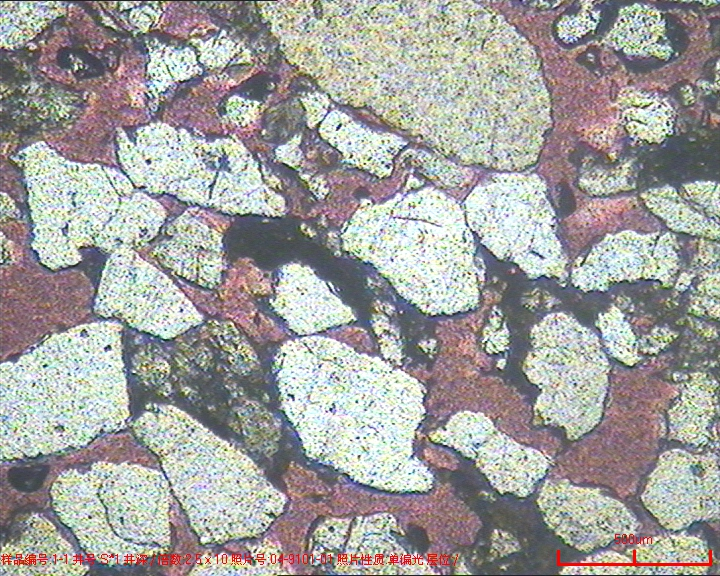
#> input picture data/2/1.jpg, 720 x 576 px, found by its file name
$ python objects_counting.py
#> lines starting #> are read from the running program, lines starting #| are printed output that depends on the picture; after the words box and inside, x2 and y2 are one past the last pixel; in counts of white or black regions, pixels touching at a corner belong together
# -*- coding: utf-8 -*-
# @Time : 2020/3/25 上午10:11
# @Author : LuoLu
# @FileName: objects_counting.py
# @Software: PyCharm
# @Github ：https://github.com/luolugithub
# @E-mail ：argluolu@gmail.com

import cv2 as cv
import matplotlib
import numpy as np
import matplotlib.pyplot as plt

matplotlib.use('TkAgg')

path = "data/zhutibp_cui0326/1.jpg"
original = cv.imread(path)
#> original is the input picture: shape (576, 720, 3); mean B, G, R 158.5, 161.2, 162.5
# Convert image in grayscale
gray_im = cv.cvtColor(original, cv.COLOR_BGR2GRAY)
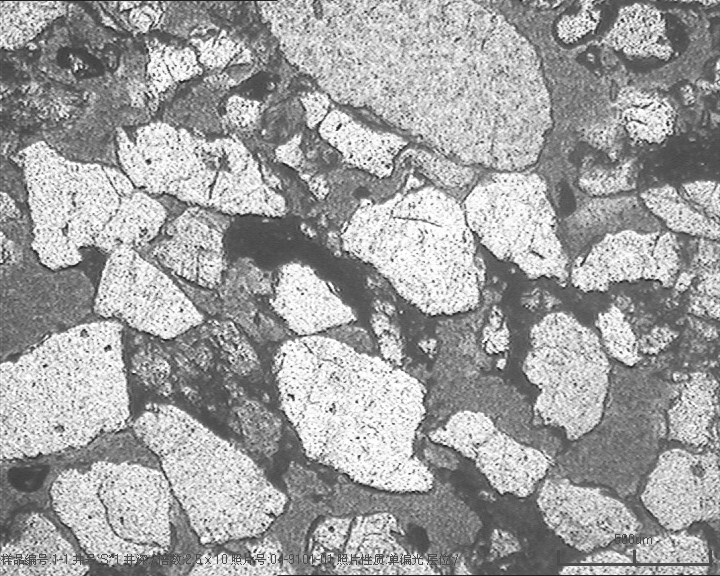
#> gray_im: shape (576, 720); min 25, max 255, mean 161.3
plt.figure(1, figsize=(8, 8))
plt.tight_layout()
plt.subplot(221)
plt.title('Grayscale image')
plt.imshow(gray_im, cmap="gray", vmin=0, vmax=255)

# Contrast adjusting with gamma correction y = 1.2

gray_correct = np.array(255 * (gray_im / 255) ** 1.2, dtype='uint8')
plt.subplot(222)
plt.title('Gamma Correction y= 1.2')
plt.imshow(gray_correct, cmap="gray", vmin=0, vmax=255)
# Contrast adjusting with histogramm equalization
gray_equ = cv.equalizeHist(gray_im)
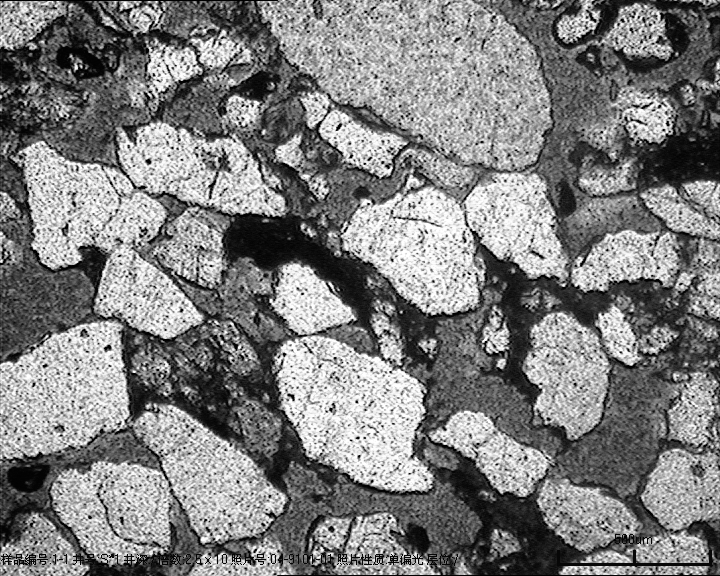
#> gray_equ: shape (576, 720); min 0, max 255, mean 128.3
plt.tight_layout()
plt.subplot(223)
plt.title('Histogram equilization')
plt.imshow(gray_correct, cmap="gray", vmin=0, vmax=255)
# plt.show()

# Local adaptative threshold

thresh = cv.adaptiveThreshold(gray_correct, 255, cv.ADAPTIVE_THRESH_GAUSSIAN_C, cv.THRESH_BINARY, 255, 0)
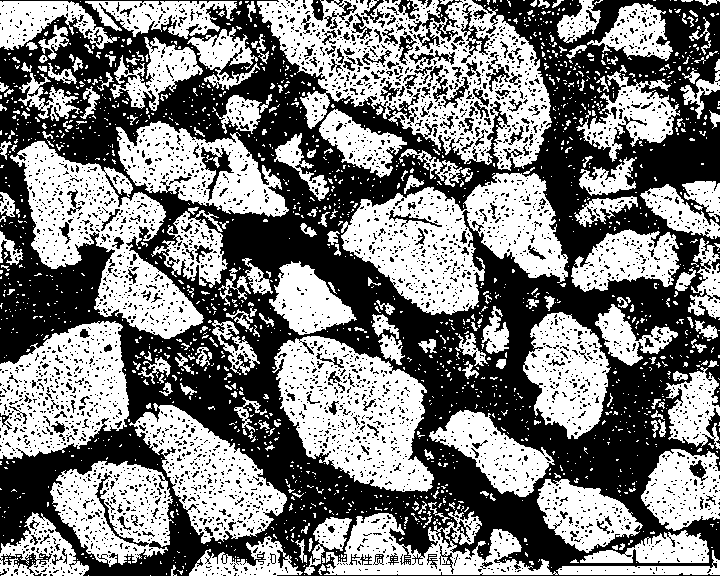
#> thresh: shape (576, 720); 49.4% white; 1735 white regions (1532 under 20 px), largest, box (x1, y1, x2, y2) and area: (257, 0, 552, 171) 22486, (341, 173, 568, 315) 16741, (272, 336, 434, 492) 14476
thresh = cv.bitwise_not(thresh)
plt.subplot(224)
plt.title('Local adapatative Threshold')
plt.imshow(thresh, cmap="gray", vmin=0, vmax=255)
# plt.show()

# Dilatation et erosion
kernel = np.ones((0, 0), np.uint8)
img_dilation = cv.dilate(thresh, kernel, iterations=1)
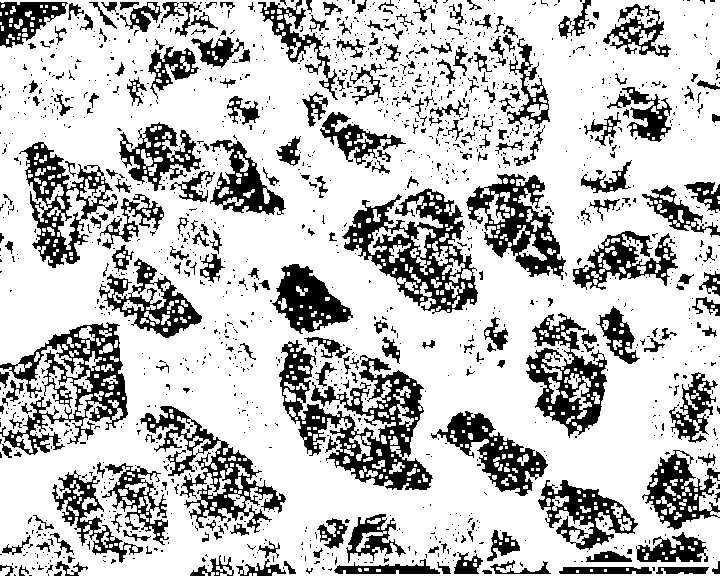
#> img_dilation: shape (576, 720); 75.5% white; 1477 black regions (1208 under 20 px), largest, box (x1, y1, x2, y2) and area: (279, 340, 433, 490) 7843, (342, 188, 478, 314) 6284, (0, 322, 128, 455) 5423
img_erode = cv.erode(img_dilation, kernel, iterations=1)
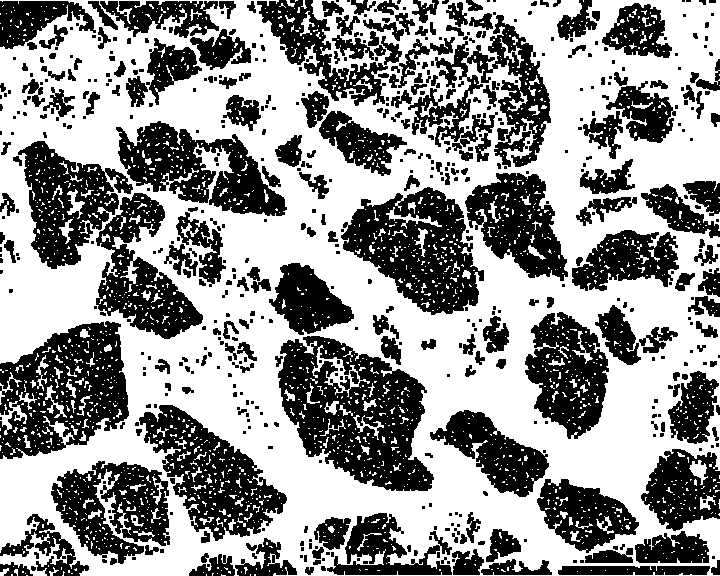
#> img_erode: shape (576, 720); 57.3% white; 589 black regions (325 under 20 px), largest, box (x1, y1, x2, y2) and area: (278, 336, 434, 491) 13558, (0, 321, 129, 459) 10679, (341, 187, 484, 315) 9840
# clean all noise after dilatation and erosion
img_erode = cv.medianBlur(img_erode, 1)
plt.figure(2, figsize=(8, 8))
plt.subplot(221)
plt.title('Dilatation + erosion')
plt.imshow(img_erode, cmap="gray", vmin=0, vmax=255)
# plt.show()
# Labeling

ret, labels = cv.connectedComponents(img_erode, labels=0)
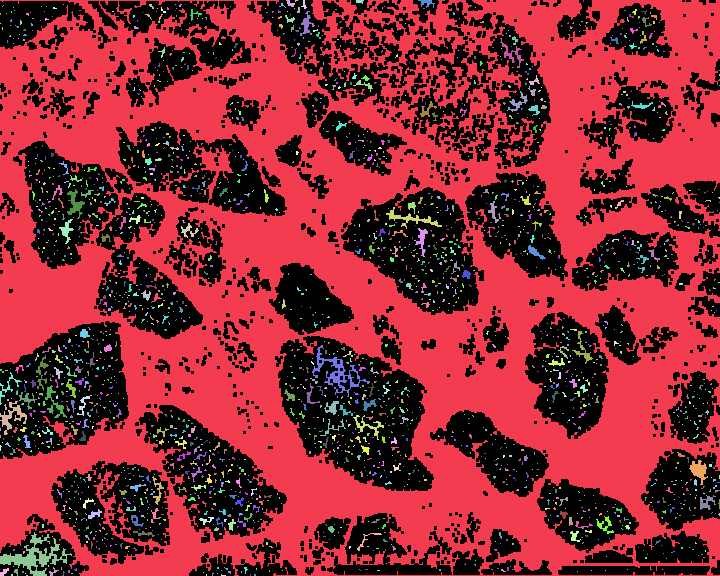
#> labels: shape (576, 720) int32; 2161 distinct labels, from 0 to 2160; one colour per label, 0 black
#> ret = 2161
connectivity = 8  # You need to choose 4 or 8 for connectivity type
output = cv.connectedComponentsWithStats(thresh, connectivity, cv.CV_32S)
# print('ret:', ret)
print('labels:', labels)
#> (printed output is left out)
label_hue = np.uint8(255 * labels / np.max(labels))
blank_ch = 255 * np.zeros_like(label_hue)
labeled_img = cv.merge([label_hue, blank_ch, blank_ch])
labeled_img = cv.cvtColor(labeled_img, cv.COLOR_HSV2BGR)
#> labeled_img: shape (576, 720, 3); every value is 0
labeled_img[label_hue == 255] = 255
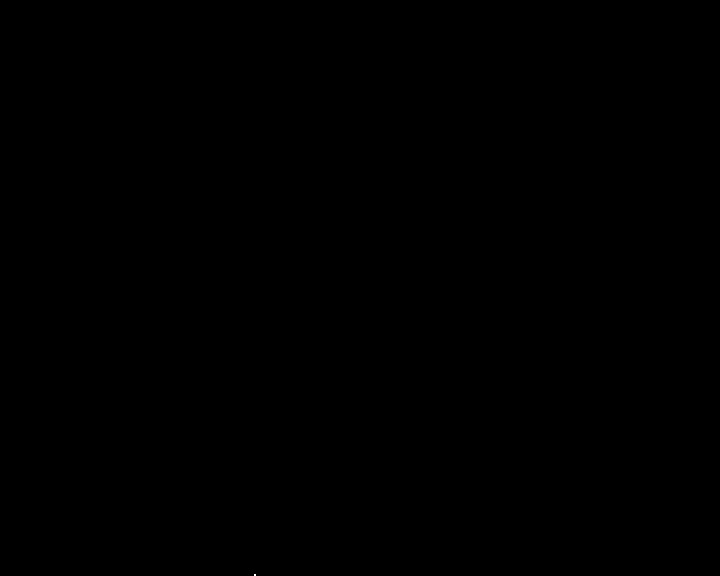
#> labeled_img: shape (576, 720, 3); 0% white in thin lines or dots, all inside (x1, y1, x2, y2) = (254, 574, 256, 576)

plt.subplot(222)
plt.title('Objects counted:' + str(ret - 1))
plt.imshow(labeled_img)
print('objects number is:', ret - 1)
#| objects number is: 2160
plt.show()

$ run again, with data/2/119.jpg copied over data/2/1.jpg
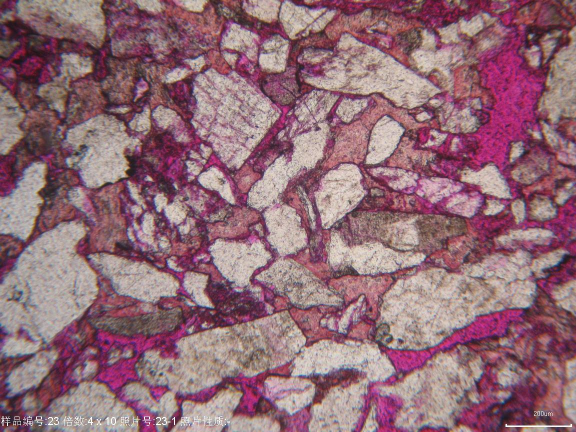
#> input picture data/2/119.jpg, 1152 x 864 px, found by its file name (shown at 1/2 size)
#> original is the input picture: shape (864, 1152, 3); mean B, G, R 118.4, 107.4, 145.8
#> img_dilation: shape (864, 1152); 65.5% white; 1296 black regions (935 under 20 px), largest, box (x1, y1, x2, y2) and area: (0, 443, 196, 714) 24961, (762, 497, 1137, 698) 23516, (530, 681, 789, 864) 18412
#> img_erode: shape (864, 1152); 55.5% white; 845 black regions (375 under 20 px), largest, box (x1, y1, x2, y2) and area: (761, 496, 1138, 699) 30041, (0, 442, 197, 715) 28902, (249, 622, 612, 850) 25681
#> `ret, labels = cv.connectedComponents(img_erode, labels=0)`:
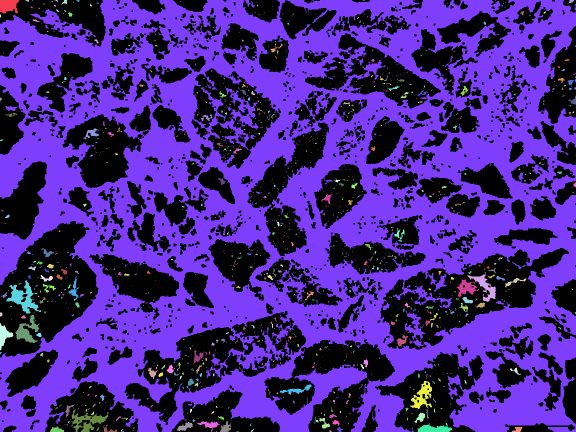
#> labels: shape (864, 1152) int32 (shown at 1/2 size); 1228 distinct labels, from 0 to 1227; one colour per label, 0 black
#> ret = 1228
#> (printed output is left out)
#> `labeled_img = cv.merge([label_hue, blank_ch, blank_ch])`:
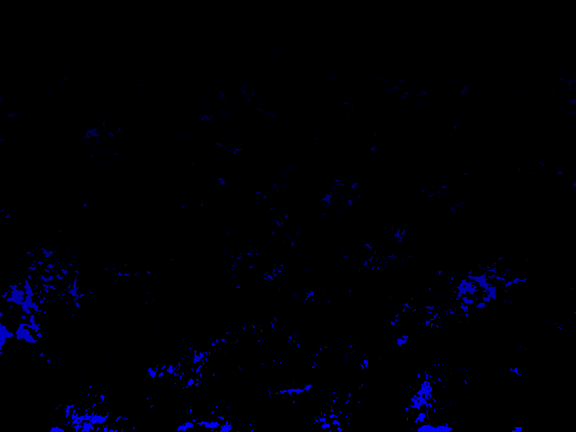
#> labeled_img: shape (864, 1152, 3) (shown at 1/2 size); mean of channels 0, 1, 2 4.7, 0, 0; drawn as B, G, R
#| objects number is: 1227

$ run again, with data/2/158.jpg copied over data/2/1.jpg
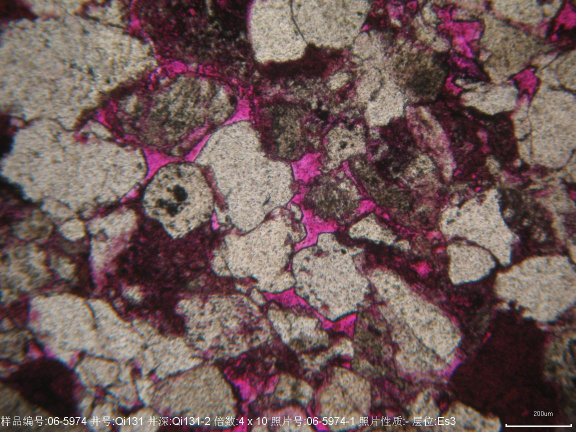
#> input picture data/2/158.jpg, 1152 x 864 px, found by its file name (shown at 1/2 size)
#> original is the input picture: shape (864, 1152, 3); mean B, G, R 86.3, 87.7, 110.6
#> img_dilation: shape (864, 1152); 65.6% white; 1012 black regions (669 under 20 px), largest, box (x1, y1, x2, y2) and area: (0, 32, 315, 257) 25718, (57, 587, 403, 811) 24099, (0, 239, 291, 443) 23724
#> img_erode: shape (864, 1152); 55.9% white; 736 black regions (278 under 20 px), largest, box (x1, y1, x2, y2) and area: (0, 28, 316, 258) 33662, (0, 238, 292, 444) 28959, (56, 586, 404, 812) 27626
#> `ret, labels = cv.connectedComponents(img_erode, labels=0)`:
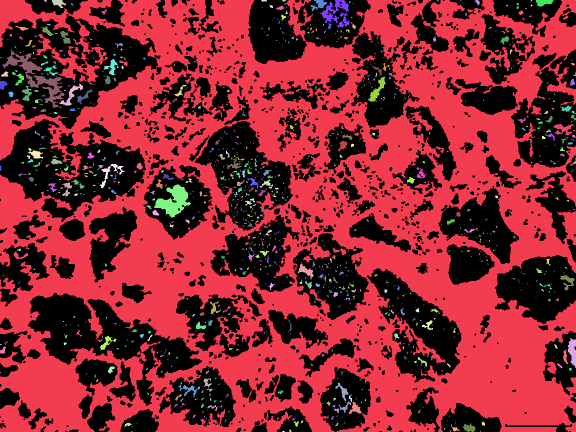
#> labels: shape (864, 1152) int32 (shown at 1/2 size); 1166 distinct labels, from 0 to 1165; one colour per label, 0 black
#> ret = 1166
#> (printed output is left out)
#> `labeled_img = cv.merge([label_hue, blank_ch, blank_ch])`:
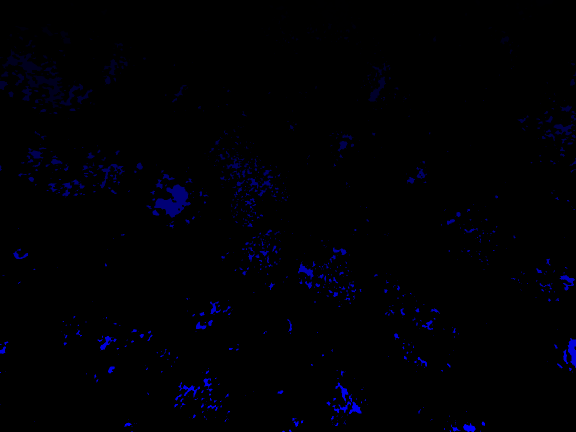
#> labeled_img: shape (864, 1152, 3) (shown at 1/2 size); mean of channels 0, 1, 2 3.7, 0, 0; drawn as B, G, R
#| objects number is: 1165

$ run again, with data/2/159.jpg copied over data/2/1.jpg
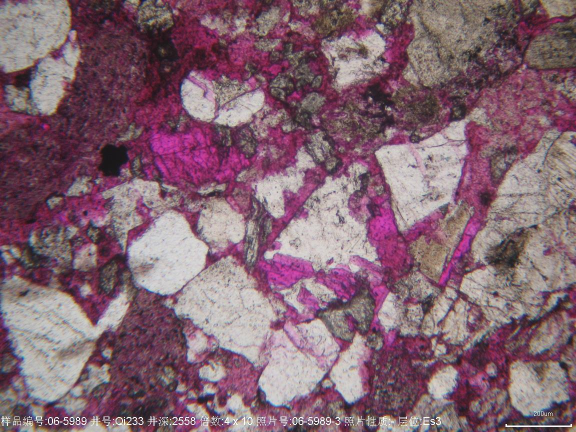
#> input picture data/2/159.jpg, 1152 x 864 px, found by its file name (shown at 1/2 size)
#> original is the input picture: shape (864, 1152, 3); mean B, G, R 113.4, 100.3, 131.2
#> img_dilation: shape (864, 1152); 68.4% white; 1659 black regions (1194 under 20 px), largest, box (x1, y1, x2, y2) and area: (2, 551, 263, 803) 26291, (751, 213, 983, 462) 18765, (529, 323, 762, 546) 16576
#> img_erode: shape (864, 1152); 58.1% white; 1116 black regions (434 under 20 px), largest, box (x1, y1, x2, y2) and area: (1, 550, 264, 804) 30361, (750, 212, 987, 463) 22275, (884, 426, 1152, 701) 21008
#> labels: shape (864, 1152) int32; 1100 distinct labels, from 0 to 1099
#> ret = 1100
#> (printed output is left out)
#> `labeled_img = cv.merge([label_hue, blank_ch, blank_ch])`:
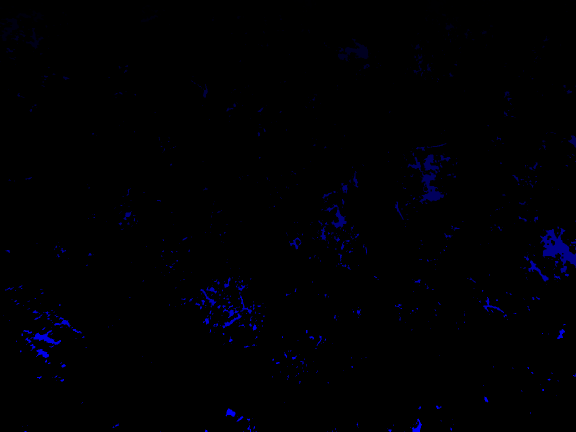
#> labeled_img: shape (864, 1152, 3) (shown at 1/2 size); mean of channels 0, 1, 2 2.6, 0, 0; drawn as B, G, R
#| objects number is: 1099
